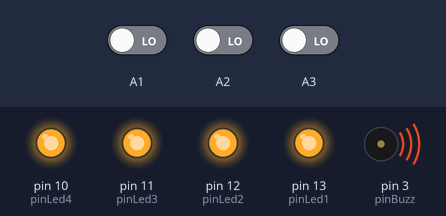
Simulated run of this sketch. Board: Arduino Uno, built with avr-gcc and run on an emulated ATmega328P. Parts: output pins drawn as LEDs (lit = HIGH), buzzer (waves = sounding, pin HIGH). Inputs (shaded band) come from the test bench; at power-on: A2 LOW, A3 LOW, A1 LOW.

Above: at 4.0 s.
4.1 s: A2 driven HIGH and A3 driven HIGH
At 5.5 s:
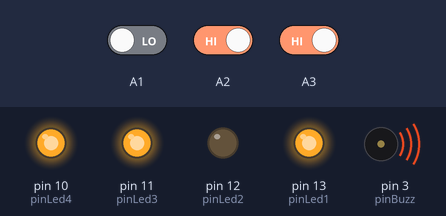
5.8 s: A1 driven HIGH
At 6.3 s:
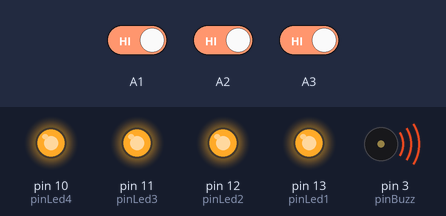
7.3 s: A1 driven LOW
At 7.45 s:
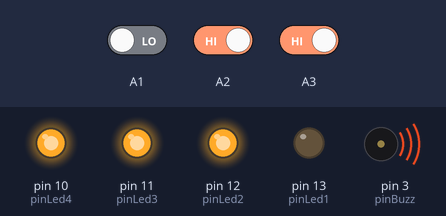
9.0 s: A2 driven LOW
At 9.9 s:
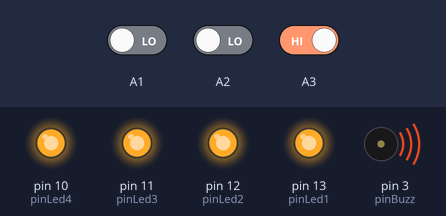
Timing chart, 0 to 11.5 s (numbered marks = the images above; inputs shaded):
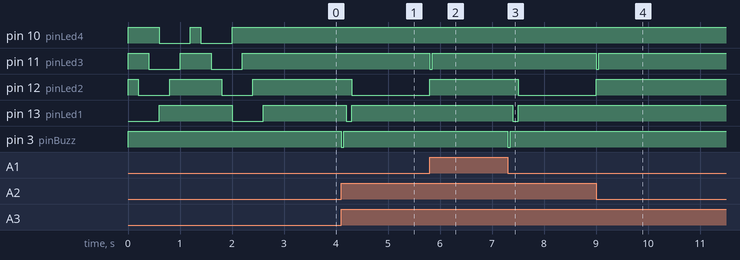

The sketch:

11._ButtonDrivenBuzzer.ino
```cpp
#define pinLed1 13
#define pinLed2 12
#define pinLed3 11
#define pinLed4 10
#define pinBuzz  3

#define led1(x) digitalWrite(pinLed1, x? LOW:HIGH)
#define led2(x) digitalWrite(pinLed2, x? LOW:HIGH)
#define led3(x) digitalWrite(pinLed3, x? LOW:HIGH)
#define led4(x) digitalWrite(pinLed4, x? LOW:HIGH)
#define buzz(x) digitalWrite(pinBuzz, x? LOW:HIGH)

#define pb1  digitalRead(A1)
#define pb2  digitalRead(A2)
#define pb3  digitalRead(A3)

uint8_t ledSeq[]={1,3,7,14,12,8,0,8,12,14,7,3,1,0};

void LEDs(uint8_t x)
{ led1(x & (1<<0));
  led2(x & (1<<1));
  led3(x & (1<<2));
  led4(x & (1<<3));
}
uint8_t getPB()
{ uint8_t x=0;
  if(pb1==0) x|=1<<0;
  if(pb2==0) x|=1<<1;
  if(pb3==0) x|=1<<2;
  return x;
}
void beep(uint8_t kali, uint16_t masa)
{ for(uint8_t i=0;i<kali;i++)
  { buzz(1);  delay(masa);
    buzz(0);  delay(masa);
  }
}
void setup()
{ pinMode(pinLed1,OUTPUT);
  pinMode(pinLed2,OUTPUT);
  pinMode(pinLed3,OUTPUT);
  pinMode(pinLed4,OUTPUT);
  pinMode(pinBuzz,OUTPUT);
  buzz(0);

  pinMode(A1,INPUT);
  pinMode(A2,INPUT);
  pinMode(A3,INPUT);
  Serial.begin(9600);

  for(uint8_t i=0;i<sizeof(ledSeq);i++)
  { LEDs(ledSeq[i]);
    delay(200);
  }
}

char tx2buf[100];
void loop()
{ if(getPB()==1)
  { beep(1,50);
    LEDs(1);
    delay(100);

    while(getPB()==1)
    { LEDs(2);
    }

    LEDs(4);
    delay(50);
  }
  LEDs(0);
}
```

Measured:
- after the input at 4.1 s, pin 12 (pinLed2): HIGH → LOW after 0.20 s; pin 13 (pinLed1): HIGH → LOW after 0.10 s, → HIGH 0.10 s later; pin 3 (pinBuzz): HIGH → LOW at once, → HIGH 0.05 s later
- after the input at 5.8 s, pin 11 (pinLed3): HIGH → LOW at once, → HIGH 0.05 s later; pin 12 (pinLed2): LOW → HIGH at once
- after the input at 7.3 s, pin 12 (pinLed2): HIGH → LOW after 0.20 s; pin 13 (pinLed1): HIGH → LOW after 0.10 s, → HIGH 0.10 s later; pin 3 (pinBuzz): HIGH → LOW at once, → HIGH 0.05 s later
- after the input at 9.0 s, pin 11 (pinLed3): HIGH → LOW at once, → HIGH 0.05 s later; pin 12 (pinLed2): LOW → HIGH at once
